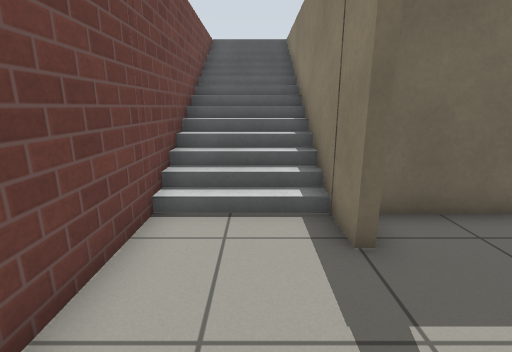
[1] (above)

19 first-person views from a walk through a world built for the Gazebo simulator. The camera is 1 m above the floor, tilts 14° down and sees 85° across. The floor is counted in squares, 0.5 m on a side. Each view is taken from the middle of a square. On the plan, view 1 faces up. The plan holds only what a view shows up to about 17 squares ahead; the rest is blank. Robots are left out. Gazebo's built-in surfaces are drawn with simple patterns.

[2]
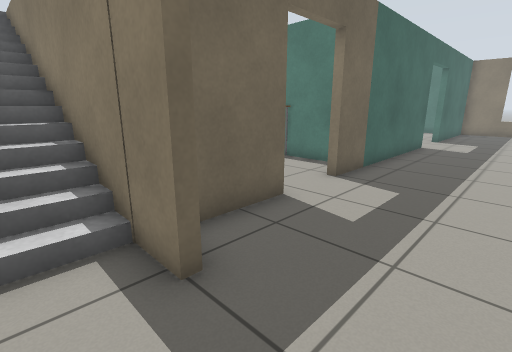

[3]
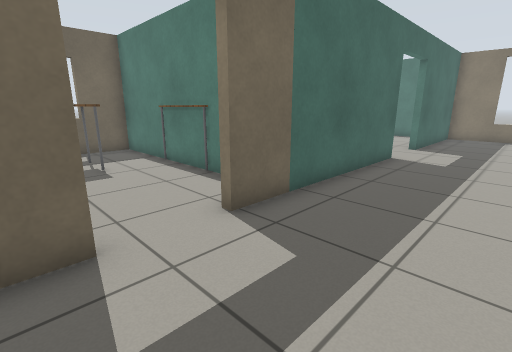

[4]
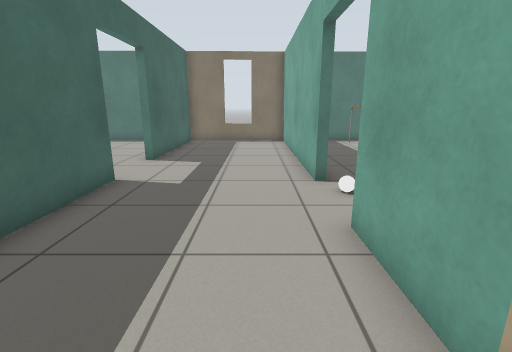

[5]
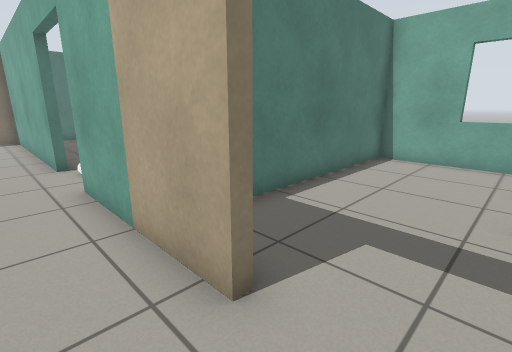

[6]
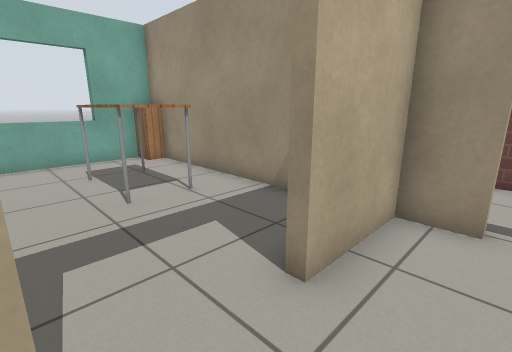

[7]
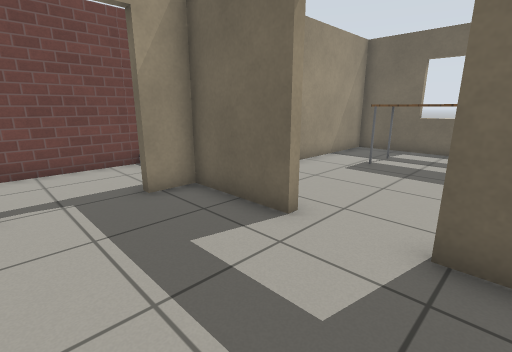

[8]
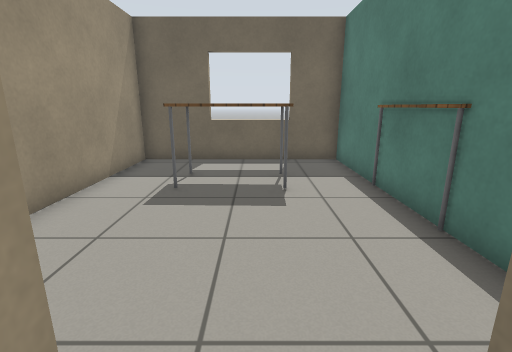

[9]
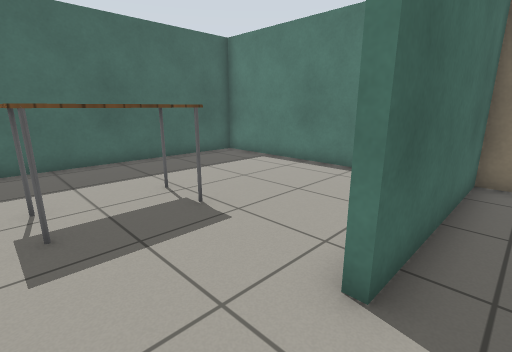

[10]
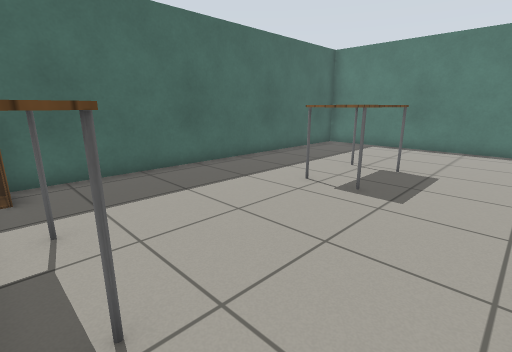

[11]
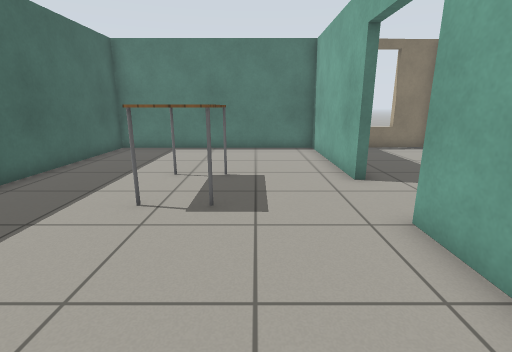

[12]
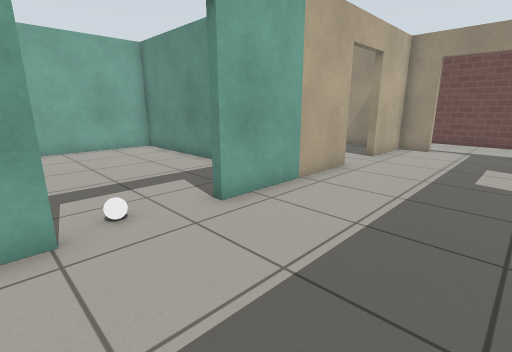

[13]
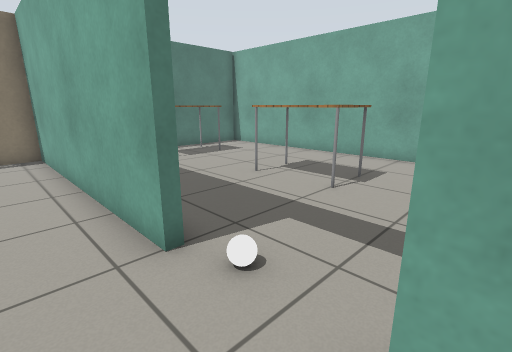

[14]
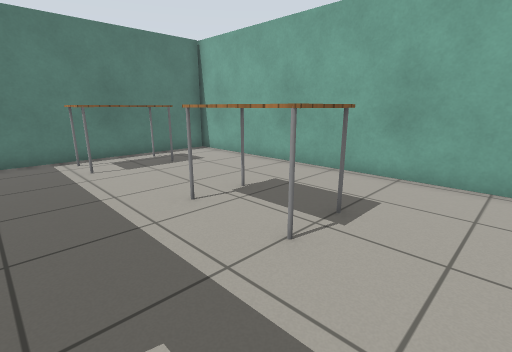

[15]
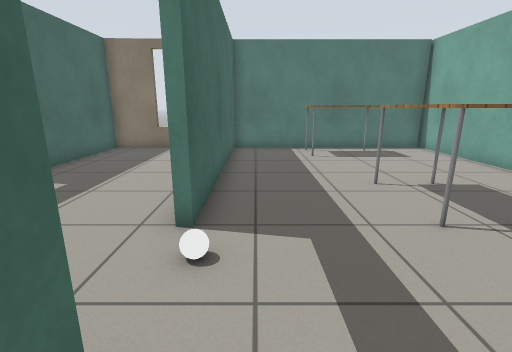

[16]
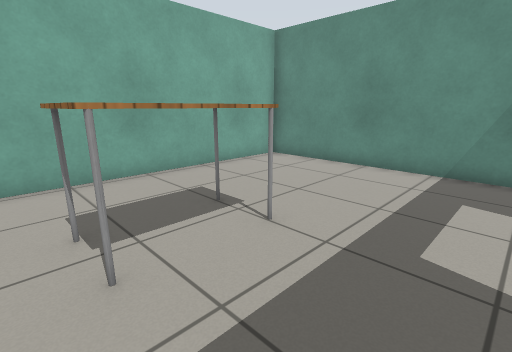

[17]
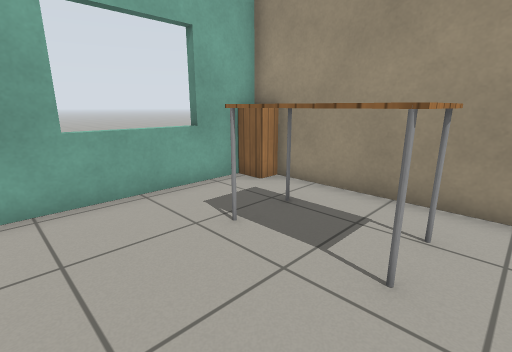

[18]
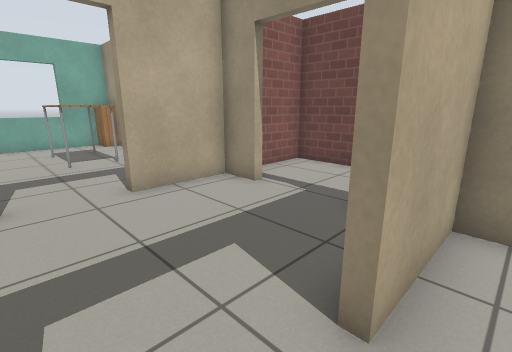

[19]
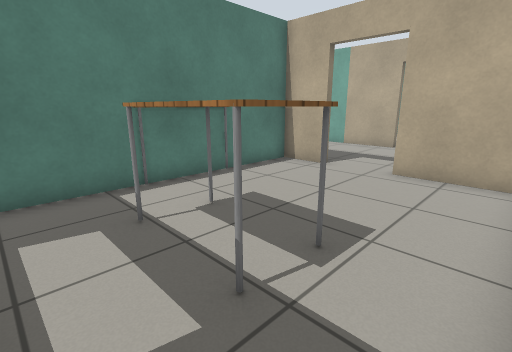

### Floor plan
Points are (right, up) in squares from view 1. A wall is a line through its corners. A room is listed if a view was taken in it or the views show most of it. See-through windows are left out.
Room 1 (views 1, 2, 18, 19)
walls: (1.7, 5.8) (1.7, 5.3) (4.9, 5.3); (1.4, 3.6) (1.4, 5.5); (7.3, 5.3) (9.1, 5.3) (9.1, 14.7) (1.7, 14.7); (-2, 13.4) (-2, -0.6) (0.1, -0.6)
ways out: open door at (1.5, 2) to room 2; open door at (6, 5) to room 2
objects: grey box (1, 6); grey box (1, 7); grey box (1, 8); grey box (1, 9); grey box (1, 10); table (4, 11) to (7, 12)
Room 2 (views 3, 4, 5, 6, 7, 8, 9, 12, 13)
walls: (15.4, -0.6) (25.1, -0.6); (15.6, 5) (7.3, 5); (7, -0.6) (12.4, -0.6) (12.4, -0.9); (4.9, 5) (1.7, 5) (1.7, 3.6); (1.7, 0.8) (1.7, -0.6) (4.6, -0.6); (24.8, -0.8) (24.8, 5) (18.5, 5)
ways out: open door at (1.5, 2) to room 1; open door at (6, 5) to room 1; open door at (17, 5) to room 3; opening at (14, -1) to room 4; open door at (13, -1) to room 4; open door at (15, -1) to room 4; open door at (6, -1) to room 5
objects: white ball (14, -1)
Room 3 (views 10, 11)
walls: (18.5, 5.2) (24.8, 5.2) (24.8, 14.6) (10.2, 14.7); (13.5, 5.3) (15.7, 5.3)
ways out: open door at (17, 5) to room 2
objects: table (10, 8) to (10, 11); cabinet (10, 14); table (17, 9) to (19, 10)
Room 4 (views 14, 15, 16)
walls: (12.4, -0.9) (11.9, -0.9); (9.6, -2.3) (9.6, -10.3) (25, -10.2) (25, -0.9) (15.4, -0.9)
ways out: opening at (14, -1) to room 2; open door at (13, -1) to room 2; open door at (15, -1) to room 2
objects: table (16, -7) to (18, -5); table (23, -7) to (24, -4)
Room 5 (view 17)
walls: (5.9, -10.3) (9.3, -10.3) (9.3, -3.3); (1.7, -2.1) (1.7, -9.5)
ways out: open door at (6, -1) to room 2
objects: table (4, -8) to (5, -5)

Positions as (right, up) in squares from view 1, and headings:
1: (0, 0), facing up
2: (0, 1), facing up-right
3: (4, 1), facing up-right
4: (8, 1), facing right
5: (5, 1), facing down-right
6: (7, 1), facing down-left
7: (8, 1), facing up-left
8: (6, 4), facing up
9: (16, 4), facing up-right
10: (10, 6), facing up-right
11: (11, 8), facing right
12: (16, 4), facing down-left
13: (12, 1), facing down-right
14: (13, -2), facing down-right
15: (11, -2), facing right
16: (19, -2), facing down-left
17: (8, -4), facing down-left
18: (7, 6), facing down-left
19: (2, 14), facing down-right
